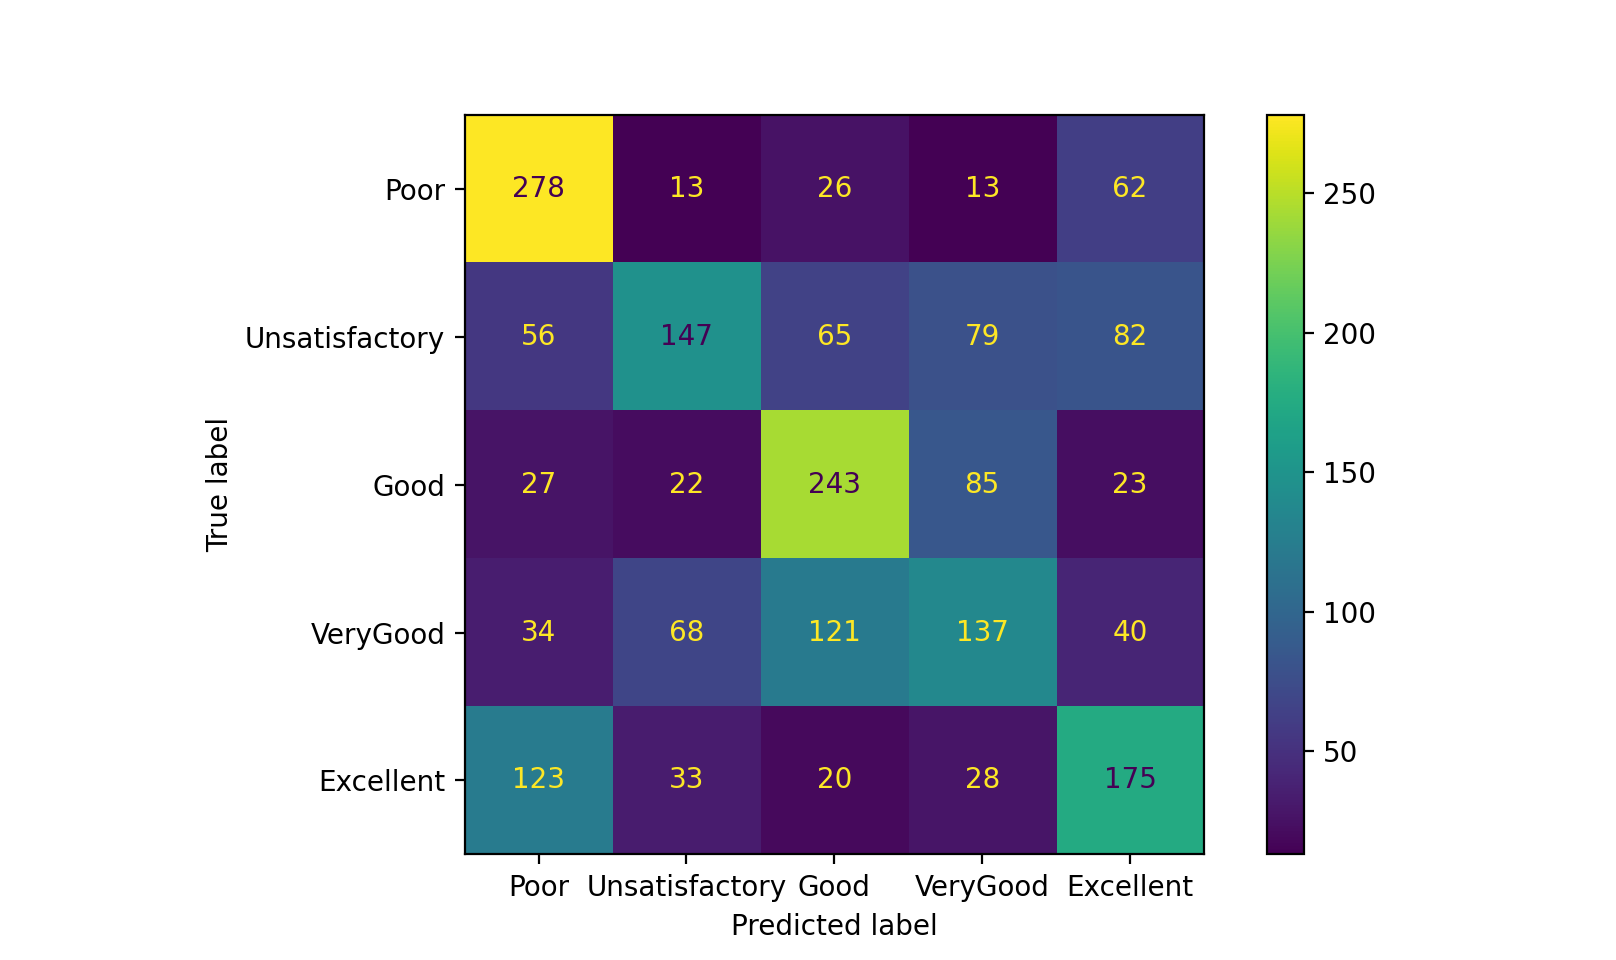

This figure's Python source:
# # # # # # # # # # # # # # # # # # # # # # # # # # #
# Classification using Logistic Regression
# # # # # # # # # # # # # # # # # # # # # # # # # # #

import pandas as pd
from sklearn.feature_extraction.text import CountVectorizer, TfidfVectorizer
from sklearn.linear_model import SGDClassifier
from sklearn.pipeline import Pipeline
from sklearn.metrics import confusion_matrix
from sklearn.metrics import accuracy_score
from nltk.sentiment.vader import SentimentIntensityAnalyzer
from nltk.stem import WordNetLemmatizer
import nltk

d = { "Features" : [], "Length": [] }

# # # #
# 1. Create train dataset by reading train_aux.txt
# # # #
train_labels = { "Labels" : [] }

with open('train_aux.txt') as f:
    lines = f.readlines()

for line in lines:
    label = line.split()[0]
    train_labels["Labels"].append(label)
    features = line.split()[1:]
    s = ""
    for feature in features:
        s += feature + " "
    s = s[:-1]
    
    d["Features"].append(s.lower()) # lowercasing

# # # #
# 1. Create test dataset by reading test.txt and true.txt
# # # #
test_labels = { "Labels" : [] }

with open('test.txt') as f:
    lines_features = f.readlines()
with open('true.txt') as f:
    lines_labels = f.readlines()

for i in range(2000):
    label = lines_labels[i][:-1]
    feature = lines_features[i][:-1]
    test_labels["Labels"].append(label)
    d["Features"].append(feature.lower()) # lowercasing

'''
# # # #
# 1.1 Pre-process the dataset
# # # #
d["Features"] = [nltk.word_tokenize(feature) for feature in d["Features"]]
wordnet_lemmatizer = WordNetLemmatizer()
d["Features"] = [ [wordnet_lemmatizer.lemmatize(word) for word in feature] for feature in d["Features"]]

for i in range(10000):
    s = ""
    for el in d["Features"][i]:
        s += el + " "
    d["Features"][i] = s[:-1]
'''    
count_vectorizer = CountVectorizer()
#count_vectorizer = TfidfVectorizer()
counts_matrix    = count_vectorizer.fit_transform(d["Features"])
doc_term_matrix  = counts_matrix.todense()

df = pd.DataFrame(doc_term_matrix)
#df["Length"] = [len(feature) for feature in d["Features"]]

# # # #
# 1.1 Extra features
# # # #
# 1.1.1 Number of adjectives
d["Features"] = [nltk.word_tokenize(feature) for feature in d["Features"]]
tags = [nltk.pos_tag(feature) for feature in d["Features"]]
list_of_adjectives = []
for i in range(10000):
    n_adjectives = 0
    for elm in tags[i]:
        if elm[1] in ('JJ', 'JJR', 'JJS'):
            n_adjectives += 1
    list_of_adjectives.append(n_adjectives)

df['N_adj'] = list_of_adjectives

# 1.1.2 Negative words
#d["Features"] = [nltk.word_tokenize(feature) for feature in d["Features"]]
tags = [nltk.pos_tag(feature) for feature in d["Features"]]
list_of_negatives = []
for i in range(10000):
    negative = 0
    for elm in tags[i]:
        if elm[0] in ('no', 'not', 'n\'t'):
            negative = 1
    list_of_negatives.append(negative)

df['Neg?'] = list_of_negatives

# 1.1.3 Exclamation marks
#d["Features"] = [nltk.word_tokenize(feature) for feature in d["Features"]]

tags = [nltk.pos_tag(feature) for feature in d["Features"]]
list_of_exclamations = []
for i in range(10000):
    n_exclamations = 0
    for elm in tags[i]:
        if elm[1] in ('.') and elm[0] in ("!"):
            n_exclamations += 1
    list_of_exclamations.append(n_exclamations)

df['N_exl'] = list_of_exclamations

# 1.1.4 "..."
""" tags = [nltk.pos_tag(feature) for feature in d["Features"]]
list_of_rets = []
for i in range(10000):
    n_rets = 0
    for elm in tags[i]:
        if elm[1] in ('.') and elm[0] in ("..."):
            n_rets += 1
    list_of_rets.append(n_rets)

df['N_rets'] = list_of_rets """

# 1.1.5 "?"
tags = [nltk.pos_tag(feature) for feature in d["Features"]]
list_of_interrogations = []
for i in range(10000):
    n_interrogations = 0
    for elm in tags[i]:
        if elm[1] in ('.') and elm[0] in ("?"):
            n_interrogations += 1
    list_of_interrogations.append(n_interrogations)

df['N_int'] = list_of_interrogations

# 1.1.6 :-(
tags = [nltk.pos_tag(feature) for feature in d["Features"]]
list_of_big_sad = []
for i in range(10000):
    n_big_sad = 0
    for j in range( len(tags[i]) - 2 ):
        elm = tags[i][j]
        elm_next = tags[i][j + 1]
        elm_next_next = tags[i][j + 2]
        #porque o segundo elemneto não é "."
        if elm == (':', ':') and elm_next == ('-', ':') and elm_next_next == ('(', '('):
            n_big_sad += 1
    list_of_big_sad.append(n_big_sad)

df['N_big_sad'] = list_of_big_sad   

# 1.1.7 :)
""" tags = [nltk.pos_tag(feature) for feature in d["Features"]]
list_of_smile = []
for i in range(10000):
    n_smile = 0
    for j in range( len(tags[i]) - 1 ):
        elm = tags[i][j]
        elm_next = tags[i][j + 1]
        #porque o segundo elemneto não é "."
        if elm == (':', ':') and elm_next == (')', ')'):
            n_smile += 1
    list_of_smile.append(n_smile)

df['N_smile'] = list_of_smile """

# 1.1.8 :(
tags = [nltk.pos_tag(feature) for feature in d["Features"]]
list_of_sad = []
for i in range(10000):
    n_sad = 0
    for j in range( len(tags[i]) - 1 ):
        elm = tags[i][j]
        elm_next = tags[i][j + 1]
        #porque o segundo elemneto não é "."
        if elm == (':', ':') and elm_next == ('(', '('):
            n_sad += 1
    list_of_sad.append(n_sad)

df['N_sad'] = list_of_sad


# 1.1.9 Number of positive words and Number of negative words
""" list_of_positives = []
list_of_negatives = []
list_of_neutrals = []
for s in d["Features"]:
    n_positive = 0
    n_negative = 0
    n_neutral = 0
    for w in s:
        sentiment_dict = SentimentIntensityAnalyzer().polarity_scores(w)
        if sentiment_dict['compound'] >= 0.05:
            n_positive += 1
        elif sentiment_dict['compound'] <= - 0.05:
            n_negative += 1
        else:
            n_neutral += 1
    list_of_positives.append(n_positive)
    list_of_negatives.append(n_negative)
    list_of_neutrals.append(n_neutral)

df['N_positives'] = list_of_positives
df['N_negatives'] = list_of_negatives
df['N_neutrals'] = list_of_neutrals  """


# 1.1.9 Positive sentence or Negative sentence?
sentences = []
list_of_positive = []
list_of_negative = []

for s in d["Features"]:
    #sentences.append(' '.join(s))
    list_of_negative.append(0)
    list_of_positive.append(0)
    sentiment_dict = SentimentIntensityAnalyzer().polarity_scores(' '.join(s))
    if sentiment_dict['compound'] >= 0.05:
        list_of_positive[-1] = 1
    elif sentiment_dict['compound'] <= - 0.05:
        list_of_negative[-1] = 1
df['N_positive'] = list_of_positive
df['N_negative'] = list_of_negative


# # # #
# 2. Initialize classifier
# # # #
pipeline = Pipeline(
    [
        ('clf', SGDClassifier(
            loss='hinge',
            penalty='l2',
            alpha=1e-3,
            random_state=42,
            max_iter=100,
            learning_rate='optimal',
            tol=None
        )),
    ]
)

#print(df.loc[8000:9999])

learner = pipeline.fit(df.loc[0:7999], train_labels['Labels'])

# # # #
# 3. Predict test labels
# # # #
y_pred = learner.predict(df.loc[8000:9999])

# # # #
# 4. Evaluate performance
# # # #

# 4.1 Confusion matrix
# i-th row and j-th column entry indicates the number of samples with true label being i-th class and predicted label being j-th class.
import matplotlib.pyplot as plt
from sklearn import metrics
actual = test_labels['Labels']
predicted = y_pred
labels=['Poor', 'Unsatisfactory', 'Good', 'VeryGood', 'Excellent']

confusion_matrix = metrics.confusion_matrix(actual, predicted)
cm_display = metrics.ConfusionMatrixDisplay(confusion_matrix=confusion_matrix, display_labels=labels)

cm_display.plot()
plt.show()

# 4.2 Accuracy
print('Accuracy:', accuracy_score(test_labels['Labels'], y_pred))

# 4.3 Accuracy by Label
poor_acc = confusion_matrix[0, 0] / (confusion_matrix[0, 0] + confusion_matrix[0, 1] + confusion_matrix[0, 2] + confusion_matrix[0, 3] + confusion_matrix[0, 4])
unsa_acc = confusion_matrix[1, 1] / (confusion_matrix[1, 0] + confusion_matrix[1, 1] + confusion_matrix[1, 2] + confusion_matrix[1, 3] + confusion_matrix[1, 4])
good_acc = confusion_matrix[2, 2] / (confusion_matrix[2, 0] + confusion_matrix[2, 1] + confusion_matrix[2, 2] + confusion_matrix[2, 3] + confusion_matrix[2, 4])
very_acc = confusion_matrix[3, 3] / (confusion_matrix[3, 0] + confusion_matrix[3, 1] + confusion_matrix[3, 2] + confusion_matrix[3, 3] + confusion_matrix[3, 4])
exce_acc = confusion_matrix[4, 4] / (confusion_matrix[4, 0] + confusion_matrix[4, 1] + confusion_matrix[4, 2] + confusion_matrix[4, 3] + confusion_matrix[4, 4])

print('Poor Accuracy: ', poor_acc)
print('Unsatisfactory Accuracy: ', unsa_acc)
print('Good Accuracy: ', good_acc)
print('VeryGood Accuracy: ', very_acc)
print('Excellent Accuracy: ', exce_acc)

# 4.4 Save errors to file (by label)
f_poor = open('poor.txt', 'w')
f_unsa = open('unsatisfactory.txt', 'w')
f_good = open('good.txt', 'w')
f_very = open('verygood.txt', 'w')
f_exce = open('excellent.txt', 'w')

for i in range(10000):
    s = ""
    for el in d["Features"][i]:
        s += el + " "
    d["Features"][i] = s[:-1]
    
for i in range(2000):
    true_label = actual[i]
    pred_label = predicted[i]
    
    if true_label != pred_label:
        if true_label == '=Poor=':
            f_poor.write(pred_label + '                 ' + d['Features'][i + 8000])
            f_poor.write('\n')
        elif true_label == '=Unsatisfactory=':
            f_unsa.write(pred_label + '                 ' + d['Features'][i + 8000])
            f_unsa.write('\n')
        elif true_label == '=Good=':
            f_good.write(pred_label + '                 ' + d['Features'][i + 8000])
            f_good.write('\n')
        elif true_label == '=VeryGood=':    
            f_very.write(pred_label + '                 ' + d['Features'][i + 8000])
            f_very.write('\n')
        elif true_label == '=Excellent=':
            f_exce.write(pred_label + '                 ' + d['Features'][i + 8000])
            f_exce.write('\n')
        else:
            print('ERROR')

'''
Accuracy: 0.49
Poor Accuracy:  0.7091836734693877
Unsatisfactory Accuracy:  0.34265734265734266
Good Accuracy:  0.6075
VeryGood Accuracy:  0.3425
Excellent Accuracy:  0.46174142480211083
'''
